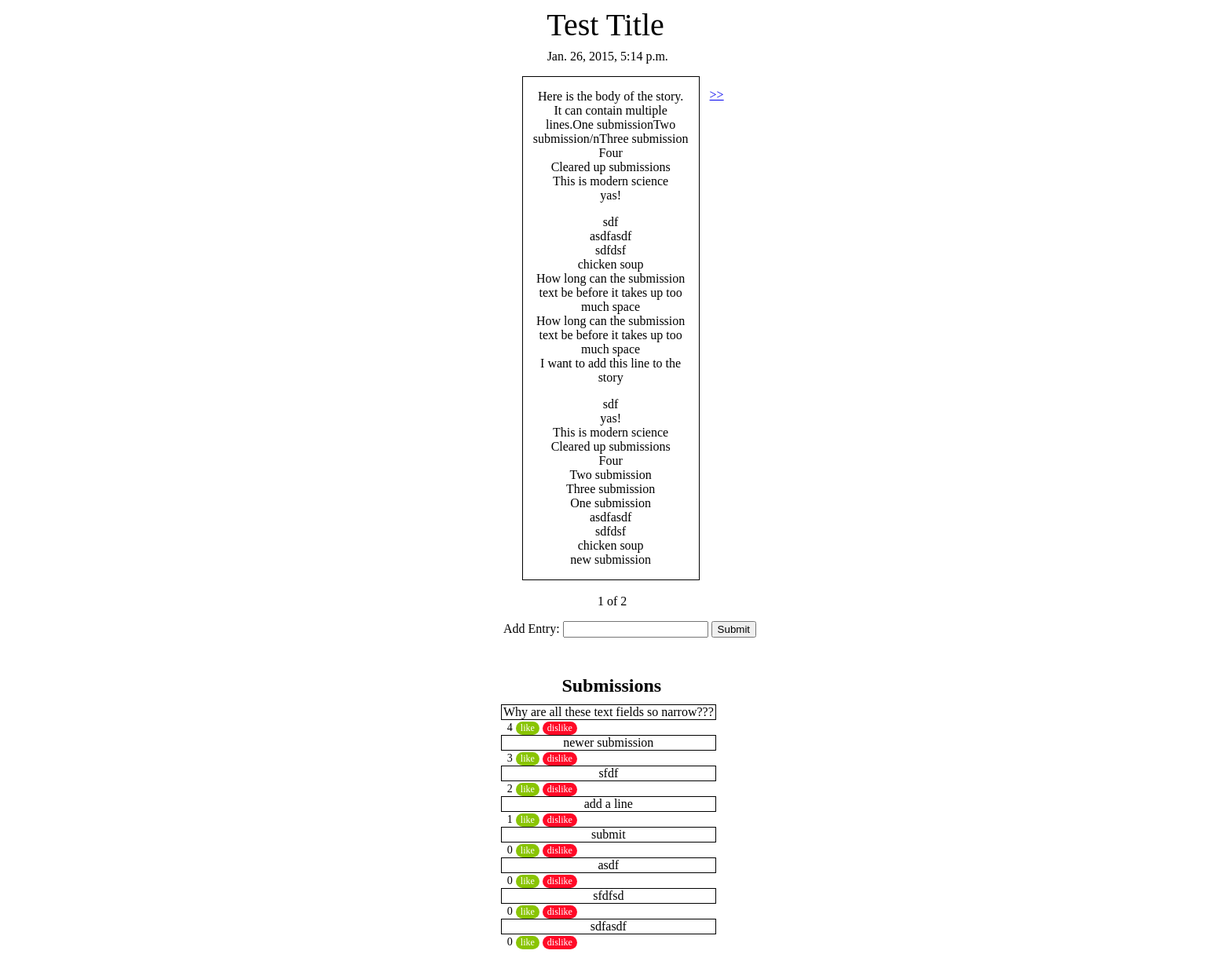
The page /1 on the database its author committed.
### blogapp/models.py (models this page shows, shortened)
class Story(models.Model):
    title = models.CharField(max_length=140)
    body = models.TextField()
    date = models.DateTimeField()

class Submission(models.Model):
    story = models.ForeignKey(Story)
    text = models.CharField(max_length=140)
    votes = models.IntegerField(default=0)
    date = models.DateTimeField()

### blogapp/views.py (the view)
# urls.py: url(r'^(?P<page>\d+)$', views.main, name='main'),
def main(request, page):
    stories = Story.objects.all().order_by('-date')
    submissions = Submission.objects.all().order_by('-votes')
    paginator = Paginator(stories, 1)
    try:
        stories = paginator.page(page)
    except (InvalidPage, EmptyPage):
        stories = paginator.page(paginator.num_pages)
    return render(request, 'blogapp/main.html', dict(stories=stories, submissions=submissions))

### blogapp/templates/blogapp/main.html (shortened to what this page needs)
{% load staticfiles %}
<!DOCTYPE html>
<html>
<head lang="en">
    <link rel="stylesheet" type="text/css" href="{% static 'blogapp/style.css' %}" />
</head>
<body>
    <div id="story">
        {% for story in stories %}
            <div class="title">
                <div class= "title_text"> {{ story.title }} </div>
            </div>
                <ul>
                    <div class="time">{{ story.date }}</div>
                    <div class="body">{{ story.body|linebreaks }}</div>
                </ul>
             <span class="current">
                <div class= "current">
                &nbsp;{{ stories.number }} of {{ stories.paginator.num_pages }}
                </div>
            </span>
            <div class= "add_submission">
            <form action='{{ stories.number }}/submission/' method='post'>{% csrf_token %}
            <p> Add Entry: <input type= "text" name="submission">
            <input type='submit' value='Submit' />
            </form>
            </div>
            <div class= "submissions">
                <div class= "submission_title">
                    <h1> Submissions </h1>
                </div>
                {% for submission in submissions %}
                    {% ifequal submission.story.pk story.pk %}
                        <div class= "submission_box">
                            <div class= "text"> {{submission.text}}</div>
                        </div>
                        <div class="votes">{{ submission.votes }}</div>
                        <form action="{{ stories.number }}/submission/{{ submission.pk }}/like/" style="display:inline-block;" method="post">
                            <input id="like" class="like" type="submit" value="like">
                        </form>
                        <form action="{{ stories.number }}/submission/{{ submission.pk }}/dislike/" style="display:inline-block;" method="post">
                            <input id="dislike" class="dislike" type="submit" value="dislike"/>
                        </form>
                    {% endifequal %}
                {% endfor %}
            </div>
        {% endfor %}
        {% if stories.object_list and stories.paginator.num_pages > 1 %}
        <div class="pagination" style="margin-top: 20px; margin-left: -20px; ">
            <span class="step-links">
                {% if stories.has_next %}
                    <div class= "older_entries">
                    <a href="{{ stories.next_page_number }}"> &gt;&gt; </a>
                    </div>
                {% endif %}
            </span>
        </div>
        {% endif %}
    </div>
</body>
</html>

### blogapp/static/blogapp/style.css (style rules this page uses)
.title { position: relative; font-size: 40px; margin-left: 41%; }
.title_text { text-align: center; width: 6.5em; }
.time { position: relative; margin-left: 41%; left: 2em; }
.time { margin-top: -.5em; }
.body { margin-left: 41%; width: 13em; padding-left: .5em; padding-right: .5em; text-align: center; border: solid; border-width: 1px; margin-top: 1em; }
.current { position: relative; margin-left: 41%; margin-top: -1em; left: 3.625em; }
.older_entries { position: absolute; left: 41%; margin-left: 16.5em; top: 7em; }
.submissions { position: relative; width: 100%; margin-top: 1em; margin-left: 41%; left: .3em; }
.submission_box { position: relative; border: solid; border-width: 1px; width: 17em; margin-left: -.5em; }
.submission_title { font-size: 12px; margin-left: 5.8em; margin-bottom: -.5em; }
.text { text-align: center; }
.votes { font-size: 14px; font-family: Times,serif; display:inline-block; }
.like { font-size:12px; font-family:Times, serif; font-weight:normal; border-radius:16px; border:0px solid #68aa07; background-color:#89c403; color:#ffffff; display:inline-block; }
.dislike { font-size:12px; font-family:Times, serif; font-weight:normal; border-radius:16px; border:0px solid #f04030; background-color: #ff0a27; color:#ffffff; display:inline-block; }
.add_submission { padding-bottom: 1em; margin-left: 41%; }

### rows shown on the page
Story: title "Test Title", date "Jan. 26, 2015, 5:14 p.m.", body "Here is the body of the story. It can contain multiple lines.One submissionTwo submission/nThree submission Four Cleared up submissions This is modern science yas! sdf asdfasdf sdfdsf chicken soup How long can the submission text be before it takes up too much space How long can the submission text be before it takes up too much space I want to add this line to the story sdf yas! This is modern science Cleared up submissions Four Two submission Three submission One submission asdfasdf sdfdsf chicken soup new submission", number "1", paginator.num_pages "2"
Submission: text "Why are all these text fields so narrow???", votes "4"
Submission: text "newer submission", votes "3"
Submission: text "sfdf", votes "2"
Submission: text "add a line", votes "1"
Submission: text "submit", votes "0"
Submission: text "asdf", votes "0"
Submission: text "sfdfsd", votes "0"
Submission: text "sdfasdf", votes "0"
